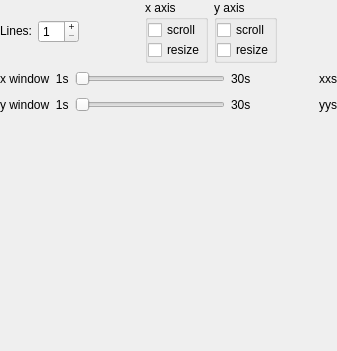
<?xml version="1.0" encoding="UTF-8"?>
<ui version="4.0">
 <class>SubplotTab</class>
 <widget class="QWidget" name="SubplotTab">
  <property name="geometry">
   <rect>
    <x>0</x>
    <y>0</y>
    <width>337</width>
    <height>351</height>
   </rect>
  </property>
  <property name="minimumSize">
   <size>
    <width>320</width>
    <height>0</height>
   </size>
  </property>
  <property name="windowTitle">
   <string>Form</string>
  </property>
  <layout class="QVBoxLayout" name="verticalLayout_4">
   <property name="leftMargin">
    <number>0</number>
   </property>
   <property name="topMargin">
    <number>0</number>
   </property>
   <property name="rightMargin">
    <number>0</number>
   </property>
   <property name="bottomMargin">
    <number>0</number>
   </property>
   <item>
    <layout class="QHBoxLayout" name="horizontalLayout">
     <item>
      <widget class="QLabel" name="label_numberLines">
       <property name="sizePolicy">
        <sizepolicy hsizetype="Fixed" vsizetype="Fixed">
         <horstretch>0</horstretch>
         <verstretch>0</verstretch>
        </sizepolicy>
       </property>
       <property name="text">
        <string>Lines:</string>
       </property>
      </widget>
     </item>
     <item>
      <widget class="QSpinBox" name="spinBox_numberLines">
       <property name="buttonSymbols">
        <enum>QAbstractSpinBox::PlusMinus</enum>
       </property>
       <property name="minimum">
        <number>1</number>
       </property>
       <property name="maximum">
        <number>99</number>
       </property>
      </widget>
     </item>
     <item>
      <spacer name="horizontalSpacer_4">
       <property name="orientation">
        <enum>Qt::Horizontal</enum>
       </property>
       <property name="sizeHint" stdset="0">
        <size>
         <width>13</width>
         <height>18</height>
        </size>
       </property>
      </spacer>
     </item>
     <item>
      <widget class="QGroupBox" name="groupBox_x">
       <property name="title">
        <string>x axis</string>
       </property>
       <layout class="QVBoxLayout" name="verticalLayout">
        <property name="spacing">
         <number>0</number>
        </property>
        <property name="leftMargin">
         <number>0</number>
        </property>
        <property name="topMargin">
         <number>0</number>
        </property>
        <property name="rightMargin">
         <number>0</number>
        </property>
        <property name="bottomMargin">
         <number>0</number>
        </property>
        <item>
         <widget class="QCheckBox" name="checkBox_scrollX">
          <property name="text">
           <string>scroll</string>
          </property>
         </widget>
        </item>
        <item>
         <widget class="QCheckBox" name="checkBox_resizeX">
          <property name="text">
           <string>resize</string>
          </property>
         </widget>
        </item>
       </layout>
      </widget>
     </item>
     <item>
      <widget class="QGroupBox" name="groupBox_y">
       <property name="title">
        <string>y axis</string>
       </property>
       <layout class="QVBoxLayout" name="verticalLayout_3">
        <property name="spacing">
         <number>0</number>
        </property>
        <property name="leftMargin">
         <number>0</number>
        </property>
        <property name="topMargin">
         <number>0</number>
        </property>
        <property name="rightMargin">
         <number>0</number>
        </property>
        <property name="bottomMargin">
         <number>0</number>
        </property>
        <item>
         <widget class="QCheckBox" name="checkBox_scrollY">
          <property name="text">
           <string>scroll</string>
          </property>
         </widget>
        </item>
        <item>
         <widget class="QCheckBox" name="checkBox_resizeY">
          <property name="text">
           <string>resize</string>
          </property>
         </widget>
        </item>
       </layout>
      </widget>
     </item>
     <item>
      <spacer name="horizontalSpacer">
       <property name="orientation">
        <enum>Qt::Horizontal</enum>
       </property>
       <property name="sizeHint" stdset="0">
        <size>
         <width>40</width>
         <height>20</height>
        </size>
       </property>
      </spacer>
     </item>
    </layout>
   </item>
   <item>
    <layout class="QHBoxLayout" name="horizontalLayout_xWindow">
     <item>
      <widget class="QLabel" name="label">
       <property name="text">
        <string>x window  1s</string>
       </property>
      </widget>
     </item>
     <item>
      <widget class="QSlider" name="horizontalSlider_xWindow">
       <property name="minimumSize">
        <size>
         <width>150</width>
         <height>0</height>
        </size>
       </property>
       <property name="minimum">
        <number>100</number>
       </property>
       <property name="maximum">
        <number>3000</number>
       </property>
       <property name="value">
        <number>100</number>
       </property>
       <property name="orientation">
        <enum>Qt::Horizontal</enum>
       </property>
      </widget>
     </item>
     <item>
      <widget class="QLabel" name="label_3">
       <property name="text">
        <string>30s</string>
       </property>
      </widget>
     </item>
     <item>
      <spacer name="horizontalSpacer_2">
       <property name="orientation">
        <enum>Qt::Horizontal</enum>
       </property>
       <property name="sizeHint" stdset="0">
        <size>
         <width>40</width>
         <height>20</height>
        </size>
       </property>
      </spacer>
     </item>
     <item>
      <widget class="QLabel" name="label_xWindow">
       <property name="text">
        <string>xxs</string>
       </property>
       <property name="alignment">
        <set>Qt::AlignRight|Qt::AlignTrailing|Qt::AlignVCenter</set>
       </property>
      </widget>
     </item>
    </layout>
   </item>
   <item>
    <layout class="QHBoxLayout" name="horizontalLayout_yWindow">
     <item>
      <widget class="QLabel" name="label_4">
       <property name="text">
        <string>y window  1s</string>
       </property>
      </widget>
     </item>
     <item>
      <widget class="QSlider" name="horizontalSlider_yWindow">
       <property name="minimumSize">
        <size>
         <width>150</width>
         <height>0</height>
        </size>
       </property>
       <property name="minimum">
        <number>100</number>
       </property>
       <property name="maximum">
        <number>3000</number>
       </property>
       <property name="value">
        <number>100</number>
       </property>
       <property name="orientation">
        <enum>Qt::Horizontal</enum>
       </property>
      </widget>
     </item>
     <item>
      <widget class="QLabel" name="label_5">
       <property name="text">
        <string>30s</string>
       </property>
      </widget>
     </item>
     <item>
      <spacer name="horizontalSpacer_3">
       <property name="orientation">
        <enum>Qt::Horizontal</enum>
       </property>
       <property name="sizeHint" stdset="0">
        <size>
         <width>40</width>
         <height>20</height>
        </size>
       </property>
      </spacer>
     </item>
     <item>
      <widget class="QLabel" name="label_yWindow">
       <property name="text">
        <string>yys</string>
       </property>
      </widget>
     </item>
    </layout>
   </item>
   <item>
    <widget class="QScrollArea" name="scrollArea">
     <property name="frameShape">
      <enum>QFrame::NoFrame</enum>
     </property>
     <property name="frameShadow">
      <enum>QFrame::Sunken</enum>
     </property>
     <property name="lineWidth">
      <number>0</number>
     </property>
     <property name="widgetResizable">
      <bool>true</bool>
     </property>
     <widget class="QWidget" name="scrollAreaWidgetContents">
      <property name="geometry">
       <rect>
        <x>0</x>
        <y>0</y>
        <width>337</width>
        <height>212</height>
       </rect>
      </property>
      <layout class="QVBoxLayout" name="verticalLayout_2">
       <property name="leftMargin">
        <number>3</number>
       </property>
       <property name="topMargin">
        <number>3</number>
       </property>
       <property name="rightMargin">
        <number>3</number>
       </property>
       <property name="bottomMargin">
        <number>3</number>
       </property>
      </layout>
     </widget>
    </widget>
   </item>
  </layout>
 </widget>
 <resources/>
 <connections/>
</ui>
